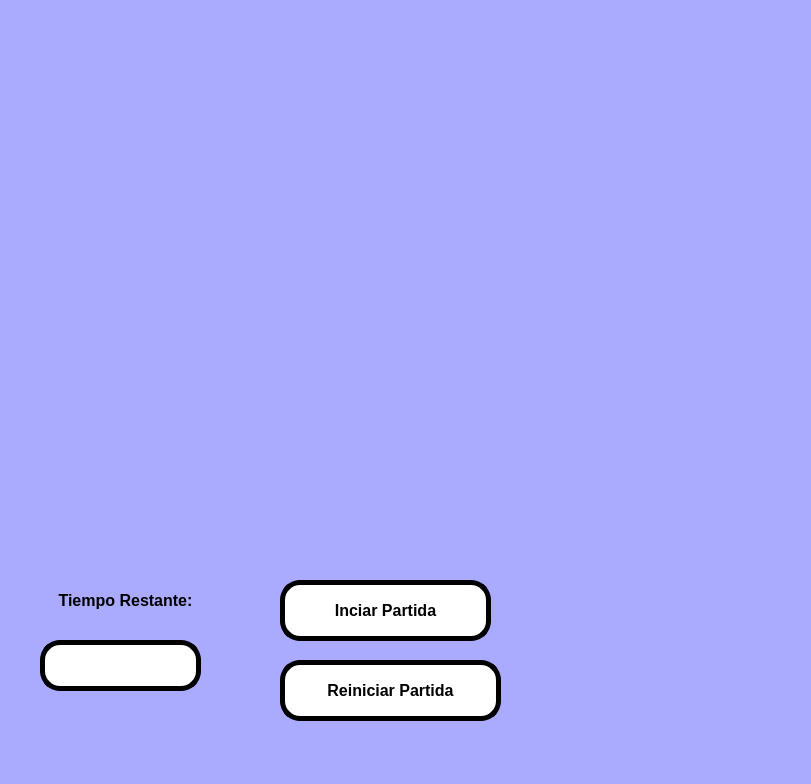
<?xml version="1.0" encoding="UTF-8"?>
<ui version="4.0">
 <class>MainWindow</class>
 <widget class="QMainWindow" name="MainWindow">
  <property name="geometry">
   <rect>
    <x>0</x>
    <y>0</y>
    <width>811</width>
    <height>784</height>
   </rect>
  </property>
  <property name="windowTitle">
   <string>MainWindow</string>
  </property>
  <property name="styleSheet">
   <string notr="true">background-color: rgb(170, 170, 255);</string>
  </property>
  <widget class="QWidget" name="centralwidget">
   <widget class="QLabel" name="label_3">
    <property name="geometry">
     <rect>
      <x>30</x>
      <y>40</y>
      <width>171</width>
      <height>101</height>
     </rect>
    </property>
    <property name="text">
     <string/>
    </property>
    <property name="pixmap">
     <pixmap resource="../Archivos/Recursos.qrc">:/ejercicios/FIT_logo_vertical.png</pixmap>
    </property>
    <property name="scaledContents">
     <bool>true</bool>
    </property>
   </widget>
   <widget class="QLabel" name="label_4">
    <property name="geometry">
     <rect>
      <x>570</x>
      <y>50</y>
      <width>211</width>
      <height>101</height>
     </rect>
    </property>
    <property name="text">
     <string/>
    </property>
    <property name="pixmap">
     <pixmap resource="../Archivos/Recursos.qrc">:/ejercicios/log_uat_nuevo.png</pixmap>
    </property>
    <property name="scaledContents">
     <bool>true</bool>
    </property>
   </widget>
   <widget class="QLabel" name="label_5">
    <property name="geometry">
     <rect>
      <x>600</x>
      <y>570</y>
      <width>161</width>
      <height>151</height>
     </rect>
    </property>
    <property name="text">
     <string/>
    </property>
    <property name="pixmap">
     <pixmap resource="../Archivos/Recursos.qrc">:/ejercicios/wero.jpg</pixmap>
    </property>
    <property name="scaledContents">
     <bool>true</bool>
    </property>
   </widget>
   <widget class="QLabel" name="lbl_img3">
    <property name="geometry">
     <rect>
      <x>360</x>
      <y>230</y>
      <width>131</width>
      <height>101</height>
     </rect>
    </property>
    <property name="text">
     <string/>
    </property>
    <property name="scaledContents">
     <bool>true</bool>
    </property>
   </widget>
   <widget class="QLabel" name="lbl_img5">
    <property name="geometry">
     <rect>
      <x>670</x>
      <y>230</y>
      <width>131</width>
      <height>101</height>
     </rect>
    </property>
    <property name="text">
     <string/>
    </property>
    <property name="scaledContents">
     <bool>true</bool>
    </property>
   </widget>
   <widget class="QLabel" name="lbl_img10">
    <property name="geometry">
     <rect>
      <x>670</x>
      <y>380</y>
      <width>131</width>
      <height>101</height>
     </rect>
    </property>
    <property name="text">
     <string/>
    </property>
    <property name="scaledContents">
     <bool>true</bool>
    </property>
   </widget>
   <widget class="QLineEdit" name="lb_Tiempo">
    <property name="geometry">
     <rect>
      <x>40</x>
      <y>640</y>
      <width>161</width>
      <height>51</height>
     </rect>
    </property>
    <property name="font">
     <font>
      <pointsize>14</pointsize>
      <weight>75</weight>
      <bold>true</bold>
     </font>
    </property>
    <property name="styleSheet">
     <string notr="true">background-color: rgb(255, 255, 255);
border-radius:20px;
border:  5px solid black;</string>
    </property>
   </widget>
   <widget class="QLabel" name="lbl_img6">
    <property name="geometry">
     <rect>
      <x>20</x>
      <y>380</y>
      <width>131</width>
      <height>101</height>
     </rect>
    </property>
    <property name="text">
     <string/>
    </property>
    <property name="scaledContents">
     <bool>true</bool>
    </property>
   </widget>
   <widget class="QLabel" name="lbl_img1">
    <property name="geometry">
     <rect>
      <x>20</x>
      <y>230</y>
      <width>131</width>
      <height>101</height>
     </rect>
    </property>
    <property name="text">
     <string/>
    </property>
    <property name="scaledContents">
     <bool>true</bool>
    </property>
   </widget>
   <widget class="QLabel" name="lbl_img7">
    <property name="geometry">
     <rect>
      <x>190</x>
      <y>380</y>
      <width>131</width>
      <height>101</height>
     </rect>
    </property>
    <property name="text">
     <string/>
    </property>
    <property name="scaledContents">
     <bool>true</bool>
    </property>
   </widget>
   <widget class="QPushButton" name="btn_iniciar">
    <property name="geometry">
     <rect>
      <x>280</x>
      <y>580</y>
      <width>211</width>
      <height>61</height>
     </rect>
    </property>
    <property name="font">
     <font>
      <pointsize>12</pointsize>
      <weight>75</weight>
      <bold>true</bold>
     </font>
    </property>
    <property name="styleSheet">
     <string notr="true">background-color: rgb(255, 255, 255);
border-radius:20px;
border:  5px solid black;</string>
    </property>
    <property name="text">
     <string>Inciar Partida</string>
    </property>
   </widget>
   <widget class="QLabel" name="label">
    <property name="geometry">
     <rect>
      <x>20</x>
      <y>590</y>
      <width>211</width>
      <height>20</height>
     </rect>
    </property>
    <property name="font">
     <font>
      <pointsize>12</pointsize>
      <weight>75</weight>
      <bold>true</bold>
     </font>
    </property>
    <property name="text">
     <string>Tiempo Restante:</string>
    </property>
    <property name="alignment">
     <set>Qt::AlignCenter</set>
    </property>
   </widget>
   <widget class="QLabel" name="lbl_img9">
    <property name="geometry">
     <rect>
      <x>520</x>
      <y>380</y>
      <width>131</width>
      <height>101</height>
     </rect>
    </property>
    <property name="text">
     <string/>
    </property>
    <property name="scaledContents">
     <bool>true</bool>
    </property>
   </widget>
   <widget class="QPushButton" name="btn_reiniciar">
    <property name="geometry">
     <rect>
      <x>280</x>
      <y>660</y>
      <width>221</width>
      <height>61</height>
     </rect>
    </property>
    <property name="font">
     <font>
      <pointsize>12</pointsize>
      <weight>75</weight>
      <bold>true</bold>
     </font>
    </property>
    <property name="styleSheet">
     <string notr="true">background-color: rgb(255, 255, 255);
border-radius:20px;
border:  5px solid black;</string>
    </property>
    <property name="text">
     <string>Reiniciar Partida</string>
    </property>
   </widget>
   <widget class="QLabel" name="lbl_img8">
    <property name="geometry">
     <rect>
      <x>360</x>
      <y>380</y>
      <width>131</width>
      <height>101</height>
     </rect>
    </property>
    <property name="text">
     <string/>
    </property>
    <property name="scaledContents">
     <bool>true</bool>
    </property>
   </widget>
   <widget class="QLabel" name="lbl_img2">
    <property name="geometry">
     <rect>
      <x>190</x>
      <y>230</y>
      <width>131</width>
      <height>101</height>
     </rect>
    </property>
    <property name="text">
     <string/>
    </property>
    <property name="scaledContents">
     <bool>true</bool>
    </property>
   </widget>
   <widget class="QLabel" name="lbl_img4">
    <property name="geometry">
     <rect>
      <x>520</x>
      <y>230</y>
      <width>131</width>
      <height>101</height>
     </rect>
    </property>
    <property name="text">
     <string/>
    </property>
    <property name="scaledContents">
     <bool>true</bool>
    </property>
   </widget>
  </widget>
  <widget class="QMenuBar" name="menubar">
   <property name="geometry">
    <rect>
     <x>0</x>
     <y>0</y>
     <width>811</width>
     <height>26</height>
    </rect>
   </property>
  </widget>
  <widget class="QStatusBar" name="statusbar"/>
 </widget>
 <resources>
  <include location="../Archivos/Recursos.qrc"/>
 </resources>
 <connections/>
</ui>
